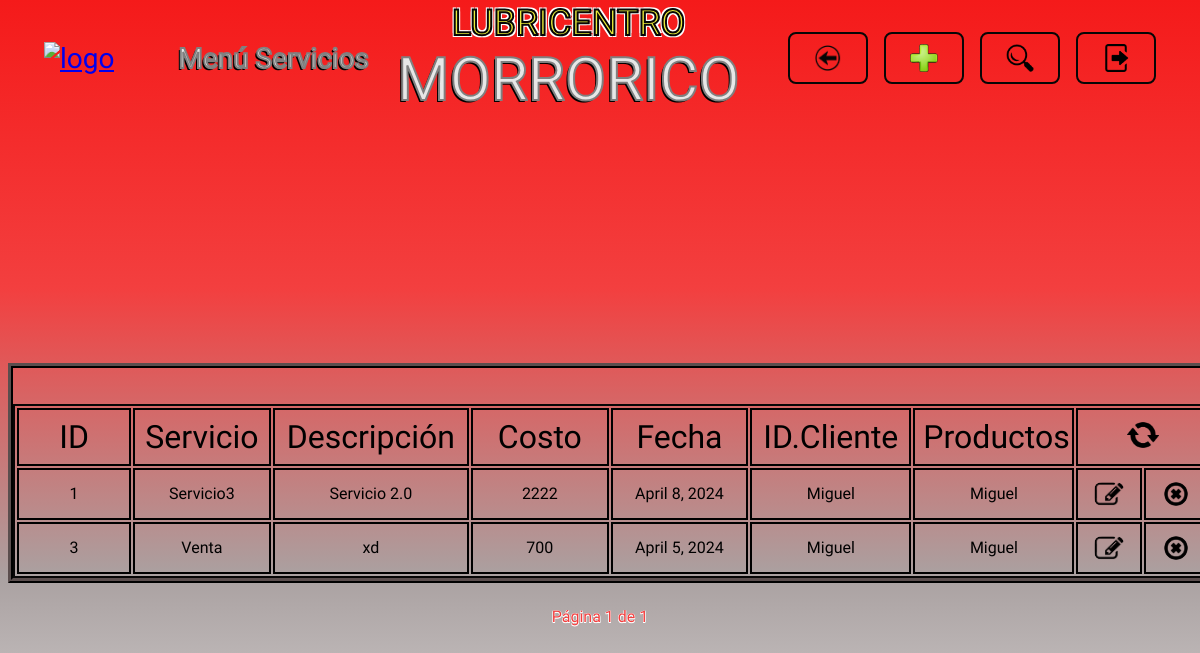
The app's page /servicios/, older data.
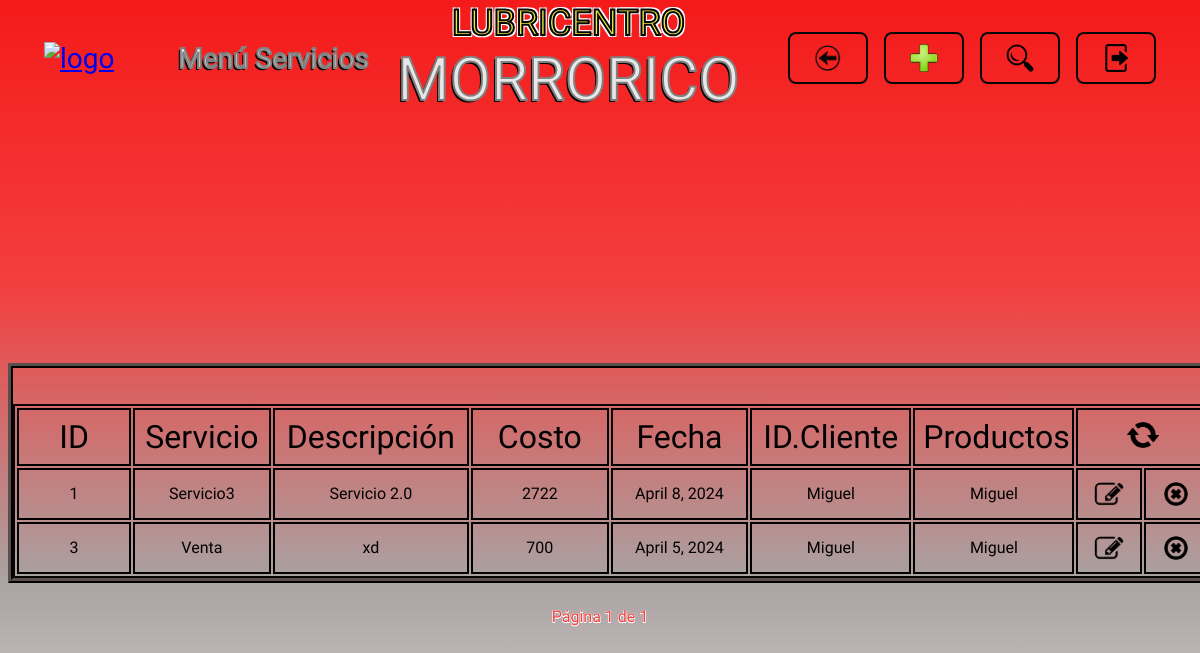
The same page, newer data.
### servicios/models.py (models this page shows)
class Servicio(models.Model):
    OPCIONES_SERVICIO = [
        ("Venta", "Venta"),
        ("Engrase", "Engrase"),
    ]
    nombre_servicio = models.CharField(max_length=40, choices=OPCIONES_SERVICIO, null=False, blank=False)
    descripcion = models.CharField(max_length=200, null=True, blank=True)
    costo_total = models.IntegerField(null=False, blank=False)
    fecha = models.DateField(default=timezone.now)
    cliente = models.ForeignKey(Cliente, on_delete=models.PROTECT)

### clientes/models.py (models this page shows)
class Cliente(models.Model):
    nombre_cliente = models.CharField(max_length=50, null=False, blank=False)
    documento_identidad = models.CharField(max_length=20, null=False, blank=False)
    correo_electronico = models.EmailField(max_length=100, null=True, blank=True)
    telefono = models.CharField(max_length=15, null=True, blank=True)

### servicios/views.py (the view)
# urls.py: path('servicios/', include('servicios.urls')),
def servicios(request, servicios=None, registrado=False, eliminado=False, actualizado=False, sin_coincidencias=False, campo=None, buscar=None, error=False, mensaje_error=None, name_url="servicios"):
    if servicios is None:
        servicios = Servicio.objects.all()
    paginator = Paginator(servicios, 20)
    numero_pagina = request.GET.get('pagina')
    try:
        pagina = paginator.page(numero_pagina)
    except PageNotAnInteger:
        pagina = paginator.page(1)
    except EmptyPage:
        pagina = paginator.page(paginator.num_pages)
    return render(request, 'servicios.html', {
        "registrado": registrado,
        "eliminado": eliminado,
        "actualizado": actualizado,
        "sin_coincidencias": sin_coincidencias,
        "buscar": buscar,
        "campo": campo,
        "pagina": pagina,
        "error": error,
        "mensaje_error": mensaje_error,
        "name_url": name_url,
    })

### templates/servicios.html (shortened to what this page needs)
{% extends "layouts/base.html" %}
{% load static %}
{% block nombre_seccion %}
<p class="header__titulo letra_blanca">Menú Servicios</p>
{% endblock nombre_seccion %}
{% block boton_volver %}
<li>
    <a href="{% url "menu_opciones" %}" class="header__boton header__volver">
        <img src="{% static "images/logo_volver.png" %}" alt="volver" class="header__logo_boton">
    </a>
</li>
{% endblock boton_volver %}
{% block boton_registrar %}
<li>
    {% include "layouts/partials/boton_registrar.html" %}
</li>
{% endblock boton_registrar %}
{% block boton_buscar %}
<li>
    {% include "layouts/partials/boton_buscar.html" %}
</li>
{% endblock boton_buscar %}
{% block boton_cerrar_sesion %}
    {% include "layouts/partials/boton_cerrar_sesion.html" %}
{% endblock boton_cerrar_sesion %}
{% block cuerpo_seccion %}
<div class="contenedor tabla_registros">
    <table class="tabla_registros__tabla">
        <tr class="celdas_encabezado">
            <th class="celda tabla_registros__celda_id">ID</th>
            <th class="celda tabla_registros__celda_servicio">Servicio</th>
            <th class="celda tabla_registros__celda_descripcion">Descripción</th>
            <th class="celda tabla_registros__celda_costo_total">Costo</th>
            <th class="celda tabla_registros__celda_fecha">Fecha</th>
            <th class="celda tabla_registros__celda_info_cliente">ID.Cliente</th>
            <th class="celda tabla_registros__celda_productos">Productos</th>
            <th colspan="2" class="celda tabla_registros__celda_recargar"><a href="{% url "servicios" %}"><img src="{% static "images/logo_recargar.png" %}" alt="recargar" class="tabla_registros__recargar"></a></th>
        </tr>
        {% for servicio in pagina.object_list %}
        <tr class="celdas_datos">
            <td class="celda tabla_registros__celda_id">{{ servicio.id }}</td>
            <td class="celda tabla_registros__celda_servicio">{{ servicio.nombre_servicio }}</td>
            <td class="celda tabla_registros__celda_descripcion">{{ servicio.descripcion }}</td>
            <td class="celda tabla_registros__celda_costo_total">{{ servicio.costo_total }}</td>
            <td class="celda tabla_registros__celda_fecha">{{ servicio.fecha }}</td>
            <td class="celda tabla_registros__celda_info_cliente">{{ servicio.cliente.nombre_cliente }}</td>
            <td class="celda tabla_registros__celda_productos">{{ servicio.cliente.nombre_cliente }}</td>
            <td class="celda tabla_registros__celda_editar"><a href="#" data-registro-id={{ servicio.id }} data-app-registro="servicios" class="tabla_registros__boton boton_editar"><img src="{% static "images/logo_editar.png" %}" alt="editar" class="tabla_registros__logo_boton tabla_registros__editar"></a></td>
            <td class="celda tabla_registros__celda_eliminar"><a href="#" data-url= {% url "eliminar_servicio" servicio.id %} data-mensaje= "Servicio  {{ servicio.nombre_servicio }} con ID {{ servicio.id }} realizado al cliente {{ servicio.cliente.nombre_cliente }}" class="tabla_registros__boton boton_eliminar"><img src="{% static "images/logo_eliminar.png" %}" alt="eliminar" class="tabla_registros__logo_boton tabla_registros__eliminar"></a></td>
        </tr>
        {% endfor %}
    </table>
</div>
{% endblock cuerpo_seccion %}
{% block paginacion %}
{% include "layouts/partials/paginacion.html" %}
{% endblock paginacion %}

Row changes from the older to the newer data that the page shows:
changed Servicio "Servicio3": costo_total "2222" → "2722"
